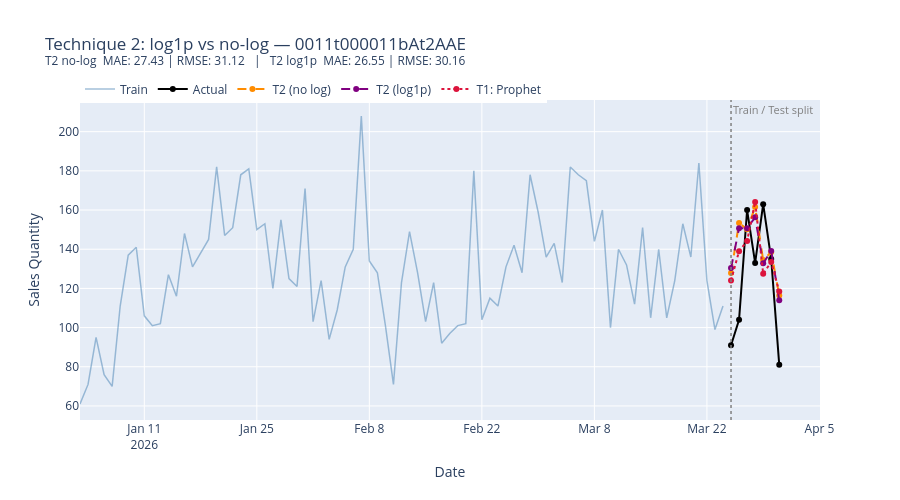

Notebook code for this chart:
### Code cell
# ── Technique 2 (log1p): same Prophet features, log-transformed target ──
# log1p handles zero-sale days safely: log1p(0)=0, expm1 reverses it

y_log_train = np.log1p(y_t2_train)
y_log_test = np.log1p(y_t2_test)  # only used for reference, not evaluation


# Optuna — CV in log space (consistent with training objective)
def objective_t2_log(trial):
    params = dict(
        n_estimators=trial.suggest_int("n_estimators", 50, 400),
        learning_rate=trial.suggest_float("learning_rate", 0.01, 0.3, log=True),
        num_leaves=trial.suggest_int("num_leaves", 8, 64),
        min_child_samples=trial.suggest_int("min_child_samples", 3, 30),
        subsample=trial.suggest_float("subsample", 0.6, 1.0),
        verbosity=-1,
        random_state=42,
    )
    fold_maes = []
    for tr_idx, val_idx in tscv.split(X_t2_train):
        m = lgb.LGBMRegressor(**params)
        m.fit(X_t2_train.iloc[tr_idx], y_log_train[tr_idx])
        preds_log = m.predict(X_t2_train.iloc[val_idx])
        # evaluate in original space for a fair fold MAE
        fold_maes.append(
            mean_absolute_error(np.expm1(y_log_train[val_idx]), np.expm1(preds_log))
        )
    return np.mean(fold_maes)


study_t2_log = optuna.create_study(direction="minimize")
study_t2_log.optimize(objective_t2_log, n_trials=60)
print("Best CV MAE (T2-log):", round(study_t2_log.best_value, 3))

# Refit on full train
best_t2_log = lgb.LGBMRegressor(
    **study_t2_log.best_params, verbosity=-1, random_state=42
)
best_t2_log.fit(X_t2_train, y_log_train)

# Predict → inverse transform → evaluate in original space
t2_log_preds = np.expm1(best_t2_log.predict(X_t2_test))
t2_log_mae = mean_absolute_error(y_t2_test, t2_log_preds)
t2_log_rmse = root_mean_squared_error(y_t2_test, t2_log_preds)

print(f"\nTechnique 2 log1p — Prophet features + LightGBM")
print(f"  Test MAE : {t2_log_mae:.2f}  (T2 no-log: {t2_mae:.2f}, Prophet: {mae:.2f})")
print(
    f"  Test RMSE: {t2_log_rmse:.2f}  (T2 no-log: {t2_rmse:.2f}, Prophet: {rmse:.2f})"
)

fig_t2_log = go.Figure()
fig_t2_log.add_trace(
    go.Scatter(
        x=df_train["ds"],
        y=df_train["y"],
        name="Train",
        mode="lines",
        line=dict(color="steelblue", width=1.5),
        opacity=0.5,
    )
)
fig_t2_log.add_trace(
    go.Scatter(
        x=df_test["ds"],
        y=y_t2_test,
        name="Actual",
        mode="lines+markers",
        line=dict(color="black", width=2),
        marker=dict(size=6),
    )
)
fig_t2_log.add_trace(
    go.Scatter(
        x=df_test["ds"],
        y=t2_preds,
        name="T2 (no log)",
        mode="lines+markers",
        line=dict(color="darkorange", width=2, dash="dash"),
        marker=dict(size=6),
    )
)
fig_t2_log.add_trace(
    go.Scatter(
        x=df_test["ds"],
        y=t2_log_preds,
        name="T2 (log1p)",
        mode="lines+markers",
        line=dict(color="purple", width=2, dash="dash"),
        marker=dict(size=6),
    )
)
fig_t2_log.add_trace(
    go.Scatter(
        x=best_eval["ds"],
        y=best_eval["yhat"],
        name="T1: Prophet",
        mode="lines+markers",
        line=dict(color="crimson", width=2, dash="dot"),
        marker=dict(size=6),
    )
)
fig_t2_log.add_shape(
    type="line",
    x0=split_date,
    x1=split_date,
    y0=0,
    y1=1,
    xref="x",
    yref="paper",
    line=dict(color="gray", dash="dot", width=1.5),
)
fig_t2_log.add_annotation(
    x=split_date,
    y=1,
    xref="x",
    yref="paper",
    text="Train / Test split",
    showarrow=False,
    xanchor="left",
    yanchor="top",
    font=dict(color="gray", size=11),
)
fig_t2_log.update_layout(
    title=(
        f"Technique 2: log1p vs no-log — {selected_customer}<br>"
        f"<sup>"
        f"T2 no-log  MAE: {t2_mae:.2f} | RMSE: {t2_rmse:.2f}   |   "
        f"T2 log1p  MAE: {t2_log_mae:.2f} | RMSE: {t2_log_rmse:.2f}"
        f"</sup>"
    ),
    xaxis_title="Date",
    yaxis_title="Sales Quantity",
    hovermode="x unified",
    height=500,
    legend=dict(orientation="h", y=1.08, x=0),
)
fig_t2_log.show()

### Figure 1 — Plotly figure (JSON) as saved in the notebook; plotly's stock layout.template omitted (floating-point values rounded to 4 significant figures)
{"data": [{"line": {"color": "steelblue", "width": 1.5}, "mode": "lines", "name": "Train", "opacity": 0.5, "type": "scatter", "x": ["2026-01-03T00:00:00.000000000", "2026-01-04T00:00:00.000000000", "2026-01-05T00:00:00.000000000", "2026-01-06T00:00:00.000000000", "2026-01-07T00:00:00.000000000", "2026-01-08T00:00:00.000000000", "2026-01-09T00:00:00.000000000", "2026-01-10T00:00:00.000000000", "2026-01-11T00:00:00.000000000", "2026-01-12T00:00:00.000000000", "2026-01-13T00:00:00.000000000", "2026-01-14T00:00:00.000000000", "2026-01-15T00:00:00.000000000", "2026-01-16T00:00:00.000000000", "2026-01-17T00:00:00.000000000", "2026-01-18T00:00:00.000000000", "2026-01-19T00:00:00.000000000", "2026-01-20T00:00:00.000000000", "2026-01-21T00:00:00.000000000", "2026-01-22T00:00:00.000000000", "2026-01-23T00:00:00.000000000", "2026-01-24T00:00:00.000000000", "2026-01-25T00:00:00.000000000", "2026-01-26T00:00:00.000000000", "2026-01-27T00:00:00.000000000", "2026-01-28T00:00:00.000000000", "2026-01-29T00:00:00.000000000", "2026-01-30T00:00:00.000000000", "2026-01-31T00:00:00.000000000", "2026-02-01T00:00:00.000000000", "2026-02-02T00:00:00.000000000", "2026-02-03T00:00:00.000000000", "2026-02-04T00:00:00.000000000", "2026-02-05T00:00:00.000000000", "2026-02-06T00:00:00.000000000", "2026-02-07T00:00:00.000000000", "2026-02-08T00:00:00.000000000", "2026-02-09T00:00:00.000000000", "2026-02-10T00:00:00.000000000", "2026-02-11T00:00:00.000000000", "2026-02-12T00:00:00.000000000", "2026-02-13T00:00:00.000000000", "2026-02-14T00:00:00.000000000", "2026-02-15T00:00:00.000000000", "2026-02-16T00:00:00.000000000", "2026-02-17T00:00:00.000000000", "2026-02-18T00:00:00.000000000", "2026-02-19T00:00:00.000000000", "2026-02-20T00:00:00.000000000", "2026-02-21T00:00:00.000000000", "2026-02-22T00:00:00.000000000", "2026-02-23T00:00:00.000000000", "2026-02-24T00:00:00.000000000", "2026-02-25T00:00:00.000000000", "2026-02-26T00:00:00.000000000", "2026-02-27T00:00:00.000000000", "2026-02-28T00:00:00.000000000", "2026-03-01T00:00:00.000000000", "2026-03-02T00:00:00.000000000", "2026-03-03T00:00:00.000000000", "2026-03-04T00:00:00.000000000", "2026-03-05T00:00:00.000000000", "2026-03-06T00:00:00.000000000", "2026-03-07T00:00:00.000000000", "2026-03-08T00:00:00.000000000", "2026-03-09T00:00:00.000000000", "2026-03-10T00:00:00.000000000", "2026-03-11T00:00:00.000000000", "2026-03-12T00:00:00.000000000", "2026-03-13T00:00:00.000000000", "2026-03-14T00:00:00.000000000", "2026-03-15T00:00:00.000000000", "2026-03-16T00:00:00.000000000", "2026-03-17T00:00:00.000000000", "2026-03-18T00:00:00.000000000", "2026-03-19T00:00:00.000000000", "2026-03-20T00:00:00.000000000", "2026-03-21T00:00:00.000000000", "2026-03-22T00:00:00.000000000", "2026-03-23T00:00:00.000000000", "2026-03-24T00:00:00.000000000"], "y": [61.0, 71.0, 95.0, 76.0, 70.0, 111.0, 137.0, 141.0, 106.0, 101.0, 102.0, 127.0, 116.0, 148.0, 131.0, 138.0, 145.0, 182.0, 147.0, 151.0, 178.0, 181.0, 150.0, 153.0, 120.0, 155.0, 125.0, 121.0, 171.0, 103.0, 124.0, 94.0, 109.0, 131.0, 140.0, 208.0, 134.0, 128.0, 101.0, 71.0, 123.0, 149.0, 128.0, 103.0, 123.0, 92.0, 97.0, 101.0, 102.0, 180.0, 104.0, 115.0, 111.0, 131.0, 142.0, 128.0, 178.0, 159.0, 136.0, 143.0, 123.0, 182.0, 178.0, 175.0, 144.0, 160.0, 100.0, 140.0, 132.0, 112.0, 151.0, 105.0, 140.0, 105.0, 124.0, 153.0, 136.0, 184.0, 124.0, 99.0, 111.0]}, {"line": {"color": "black", "width": 2}, "marker": {"size": 6}, "mode": "lines+markers", "name": "Actual", "type": "scatter", "x": ["2026-03-25T00:00:00.000000000", "2026-03-26T00:00:00.000000000", "2026-03-27T00:00:00.000000000", "2026-03-28T00:00:00.000000000", "2026-03-29T00:00:00.000000000", "2026-03-30T00:00:00.000000000", "2026-03-31T00:00:00.000000000"], "y": [91.0, 104.0, 160.0, 133.0, 163.0, 135.0, 81.0]}, {"line": {"color": "darkorange", "dash": "dash", "width": 2}, "marker": {"size": 6}, "mode": "lines+markers", "name": "T2 (no log)", "type": "scatter", "x": ["2026-03-25T00:00:00.000000000", "2026-03-26T00:00:00.000000000", "2026-03-27T00:00:00.000000000", "2026-03-28T00:00:00.000000000", "2026-03-29T00:00:00.000000000", "2026-03-30T00:00:00.000000000", "2026-03-31T00:00:00.000000000"], "y": [127.8, 153.3, 150.2, 161.5, 134.4, 138.6, 116.4]}, {"line": {"color": "purple", "dash": "dash", "width": 2}, "marker": {"size": 6}, "mode": "lines+markers", "name": "T2 (log1p)", "type": "scatter", "x": ["2026-03-25T00:00:00.000000000", "2026-03-26T00:00:00.000000000", "2026-03-27T00:00:00.000000000", "2026-03-28T00:00:00.000000000", "2026-03-29T00:00:00.000000000", "2026-03-30T00:00:00.000000000", "2026-03-31T00:00:00.000000000"], "y": [130.4, 150.7, 150.7, 156.3, 132.9, 139.1, 113.9]}, {"line": {"color": "crimson", "dash": "dot", "width": 2}, "marker": {"size": 6}, "mode": "lines+markers", "name": "T1: Prophet", "type": "scatter", "x": ["2026-03-25T00:00:00.000000000", "2026-03-26T00:00:00.000000000", "2026-03-27T00:00:00.000000000", "2026-03-28T00:00:00.000000000", "2026-03-29T00:00:00.000000000", "2026-03-30T00:00:00.000000000", "2026-03-31T00:00:00.000000000"], "y": [124.0, 139.0, 144.2, 164.1, 127.5, 133.5, 118.4]}], "layout": {"annotations": [{"font": {"color": "gray", "size": 11}, "showarrow": false, "text": "Train / Test split", "x": "2026-03-25", "xanchor": "left", "xref": "x", "y": 1, "yanchor": "top", "yref": "paper"}], "height": 500, "hovermode": "x unified", "legend": {"orientation": "h", "x": 0, "y": 1.08}, "shapes": [{"line": {"color": "gray", "dash": "dot", "width": 1.5}, "type": "line", "x0": "2026-03-25", "x1": "2026-03-25", "xref": "x", "y0": 0, "y1": 1, "yref": "paper"}], "title": {"text": "Technique 2: log1p vs no-log — 0011t000011bAt2AAE<br><sup>T2 no-log  MAE: 27.43 | RMSE: 31.12   |   T2 log1p  MAE: 26.55 | RMSE: 30.16</sup>"}, "xaxis": {"title": {"text": "Date"}}, "yaxis": {"title": {"text": "Sales Quantity"}}}}
